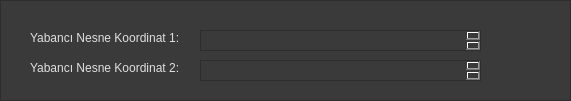
   <widget class="QFrame" name="frame_12">
    <property name="geometry">
     <rect>
      <x>710</x>
      <y>70</y>
      <width>571</width>
      <height>101</height>
     </rect>
    </property>
    <property name="palette">
     <palette>
      <active>
       <colorrole role="Button">
        <brush brushstyle="SolidPattern">
         <color alpha="255">
          <red>58</red>
          <green>58</green>
          <blue>58</blue>
         </color>
        </brush>
       </colorrole>
       <colorrole role="Base">
        <brush brushstyle="SolidPattern">
         <color alpha="255">
          <red>58</red>
          <green>58</green>
          <blue>58</blue>
         </color>
        </brush>
       </colorrole>
       <colorrole role="Window">
        <brush brushstyle="SolidPattern">
         <color alpha="255">
          <red>58</red>
          <green>58</green>
          <blue>58</blue>
         </color>
        </brush>
       </colorrole>
      </active>
      <inactive>
       <colorrole role="Button">
        <brush brushstyle="SolidPattern">
         <color alpha="255">
          <red>58</red>
          <green>58</green>
          <blue>58</blue>
         </color>
        </brush>
       </colorrole>
       <colorrole role="Base">
        <brush brushstyle="SolidPattern">
         <color alpha="255">
          <red>58</red>
          <green>58</green>
          <blue>58</blue>
         </color>
        </brush>
       </colorrole>
       <colorrole role="Window">
        <brush brushstyle="SolidPattern">
         <color alpha="255">
          <red>58</red>
          <green>58</green>
          <blue>58</blue>
         </color>
        </brush>
       </colorrole>
      </inactive>
      <disabled>
       <colorrole role="Button">
        <brush brushstyle="SolidPattern">
         <color alpha="255">
          <red>58</red>
          <green>58</green>
          <blue>58</blue>
         </color>
        </brush>
       </colorrole>
       <colorrole role="Base">
        <brush brushstyle="SolidPattern">
         <color alpha="255">
          <red>58</red>
          <green>58</green>
          <blue>58</blue>
         </color>
        </brush>
       </colorrole>
       <colorrole role="Window">
        <brush brushstyle="SolidPattern">
         <color alpha="255">
          <red>58</red>
          <green>58</green>
          <blue>58</blue>
         </color>
        </brush>
       </colorrole>
      </disabled>
     </palette>
    </property>
    <property name="styleSheet">
     <string notr="true">background-color: #3a3a3a</string>
    </property>
    <property name="frameShape">
     <enum>QFrame::Shape::StyledPanel</enum>
    </property>
    <property name="frameShadow">
     <enum>QFrame::Shadow::Raised</enum>
    </property>
    <widget class="QLabel" name="label_yabnesne1">
     <property name="geometry">
      <rect>
       <x>30</x>
       <y>30</y>
       <width>171</width>
       <height>16</height>
      </rect>
     </property>
     <property name="palette">
      <palette>
       <active>
        <colorrole role="WindowText">
         <brush brushstyle="SolidPattern">
          <color alpha="216">
           <red>254</red>
           <green>254</green>
           <blue>254</blue>
          </color>
         </brush>
        </colorrole>
        <colorrole role="Button">
         <brush brushstyle="SolidPattern">
          <color alpha="255">
           <red>58</red>
           <green>58</green>
           <blue>58</blue>
          </color>
         </brush>
        </colorrole>
        <colorrole role="Base">
         <brush brushstyle="SolidPattern">
          <color alpha="255">
           <red>58</red>
           <green>58</green>
           <blue>58</blue>
          </color>
         </brush>
        </colorrole>
        <colorrole role="Window">
         <brush brushstyle="SolidPattern">
          <color alpha="255">
           <red>58</red>
           <green>58</green>
           <blue>58</blue>
          </color>
         </brush>
        </colorrole>
       </active>
       <inactive>
        <colorrole role="WindowText">
         <brush brushstyle="SolidPattern">
          <color alpha="216">
           <red>254</red>
           <green>254</green>
           <blue>254</blue>
          </color>
         </brush>
        </colorrole>
        <colorrole role="Button">
         <brush brushstyle="SolidPattern">
          <color alpha="255">
           <red>58</red>
           <green>58</green>
           <blue>58</blue>
          </color>
         </brush>
        </colorrole>
        <colorrole role="Base">
         <brush brushstyle="SolidPattern">
          <color alpha="255">
           <red>58</red>
           <green>58</green>
           <blue>58</blue>
          </color>
         </brush>
        </colorrole>
        <colorrole role="Window">
         <brush brushstyle="SolidPattern">
          <color alpha="255">
           <red>58</red>
           <green>58</green>
           <blue>58</blue>
          </color>
         </brush>
        </colorrole>
       </inactive>
       <disabled>
        <colorrole role="Button">
         <brush brushstyle="SolidPattern">
          <color alpha="255">
           <red>58</red>
           <green>58</green>
           <blue>58</blue>
          </color>
         </brush>
        </colorrole>
        <colorrole role="Base">
         <brush brushstyle="SolidPattern">
          <color alpha="255">
           <red>58</red>
           <green>58</green>
           <blue>58</blue>
          </color>
         </brush>
        </colorrole>
        <colorrole role="Window">
         <brush brushstyle="SolidPattern">
          <color alpha="255">
           <red>58</red>
           <green>58</green>
           <blue>58</blue>
          </color>
         </brush>
        </colorrole>
       </disabled>
      </palette>
     </property>
     <property name="text">
      <string>Yabancı Nesne Koordinat 1:</string>
     </property>
    </widget>
    <widget class="QLabel" name="label_yabnesne2">
     <property name="geometry">
      <rect>
       <x>30</x>
       <y>60</y>
       <width>171</width>
       <height>16</height>
      </rect>
     </property>
     <property name="palette">
      <palette>
       <active>
        <colorrole role="WindowText">
         <brush brushstyle="SolidPattern">
          <color alpha="216">
           <red>254</red>
           <green>254</green>
           <blue>254</blue>
          </color>
         </brush>
        </colorrole>
        <colorrole role="Button">
         <brush brushstyle="SolidPattern">
          <color alpha="255">
           <red>58</red>
           <green>58</green>
           <blue>58</blue>
          </color>
         </brush>
        </colorrole>
        <colorrole role="Base">
         <brush brushstyle="SolidPattern">
          <color alpha="255">
           <red>58</red>
           <green>58</green>
           <blue>58</blue>
          </color>
         </brush>
        </colorrole>
        <colorrole role="Window">
         <brush brushstyle="SolidPattern">
          <color alpha="255">
           <red>58</red>
           <green>58</green>
           <blue>58</blue>
          </color>
         </brush>
        </colorrole>
       </active>
       <inactive>
        <colorrole role="WindowText">
         <brush brushstyle="SolidPattern">
          <color alpha="216">
           <red>254</red>
           <green>254</green>
           <blue>254</blue>
          </color>
         </brush>
        </colorrole>
        <colorrole role="Button">
         <brush brushstyle="SolidPattern">
          <color alpha="255">
           <red>58</red>
           <green>58</green>
           <blue>58</blue>
          </color>
         </brush>
        </colorrole>
        <colorrole role="Base">
         <brush brushstyle="SolidPattern">
          <color alpha="255">
           <red>58</red>
           <green>58</green>
           <blue>58</blue>
          </color>
         </brush>
        </colorrole>
        <colorrole role="Window">
         <brush brushstyle="SolidPattern">
          <color alpha="255">
           <red>58</red>
           <green>58</green>
           <blue>58</blue>
          </color>
         </brush>
        </colorrole>
       </inactive>
       <disabled>
        <colorrole role="Button">
         <brush brushstyle="SolidPattern">
          <color alpha="255">
           <red>58</red>
           <green>58</green>
           <blue>58</blue>
          </color>
         </brush>
        </colorrole>
        <colorrole role="Base">
         <brush brushstyle="SolidPattern">
          <color alpha="255">
           <red>58</red>
           <green>58</green>
           <blue>58</blue>
          </color>
         </brush>
        </colorrole>
        <colorrole role="Window">
         <brush brushstyle="SolidPattern">
          <color alpha="255">
           <red>58</red>
           <green>58</green>
           <blue>58</blue>
          </color>
         </brush>
        </colorrole>
       </disabled>
      </palette>
     </property>
     <property name="text">
      <string>Yabancı Nesne Koordinat 2:</string>
     </property>
    </widget>
    <widget class="QTextBrowser" name="textBrowser">
     <property name="geometry">
      <rect>
       <x>200</x>
       <y>30</y>
       <width>281</width>
       <height>21</height>
      </rect>
     </property>
    </widget>
    <widget class="QTextBrowser" name="textBrowser_3">
     <property name="geometry">
      <rect>
       <x>200</x>
       <y>60</y>
       <width>281</width>
       <height>21</height>
      </rect>
     </property>
    </widget>
   </widget>
